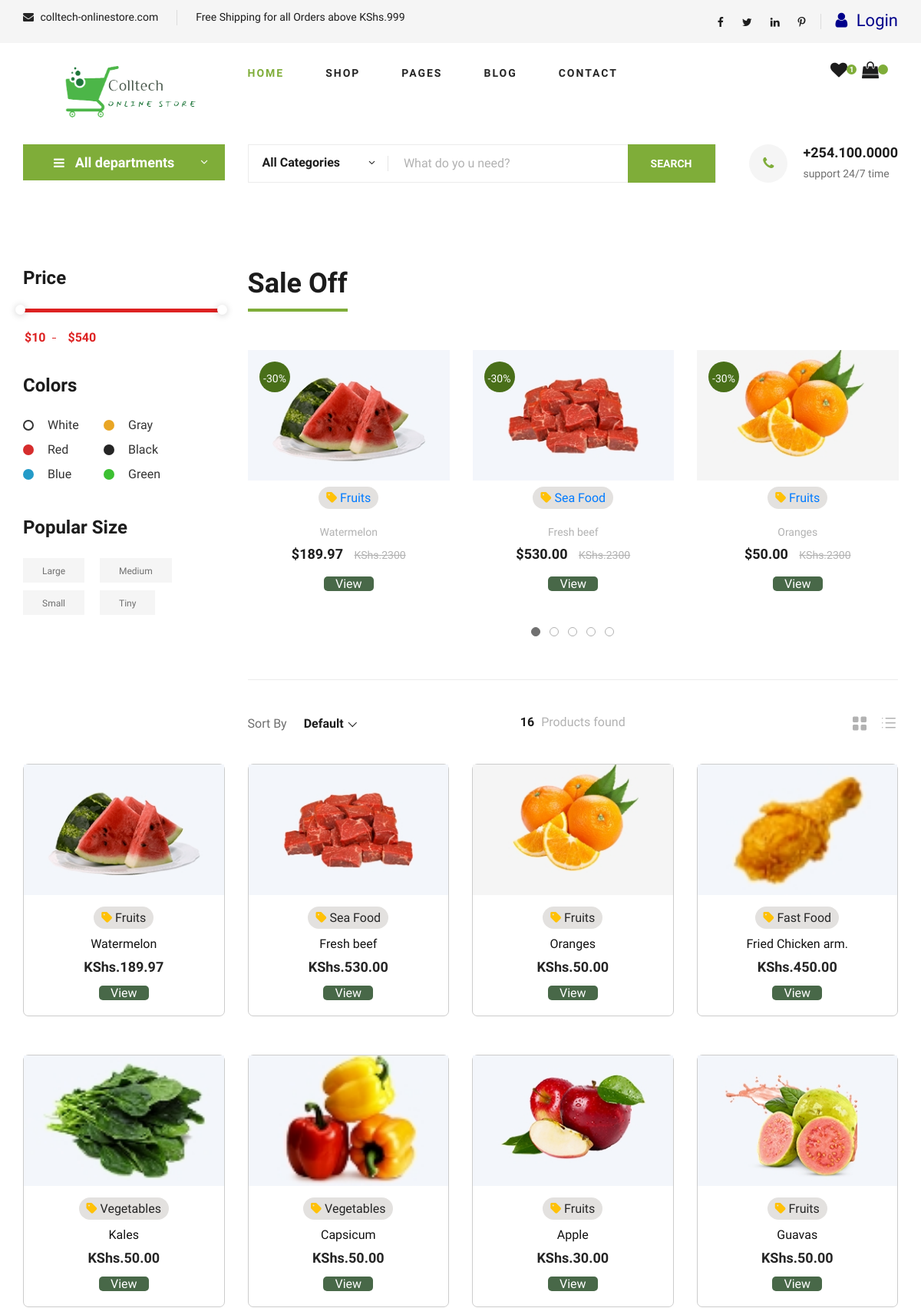
The app's page /shop/ (upper part), older data.
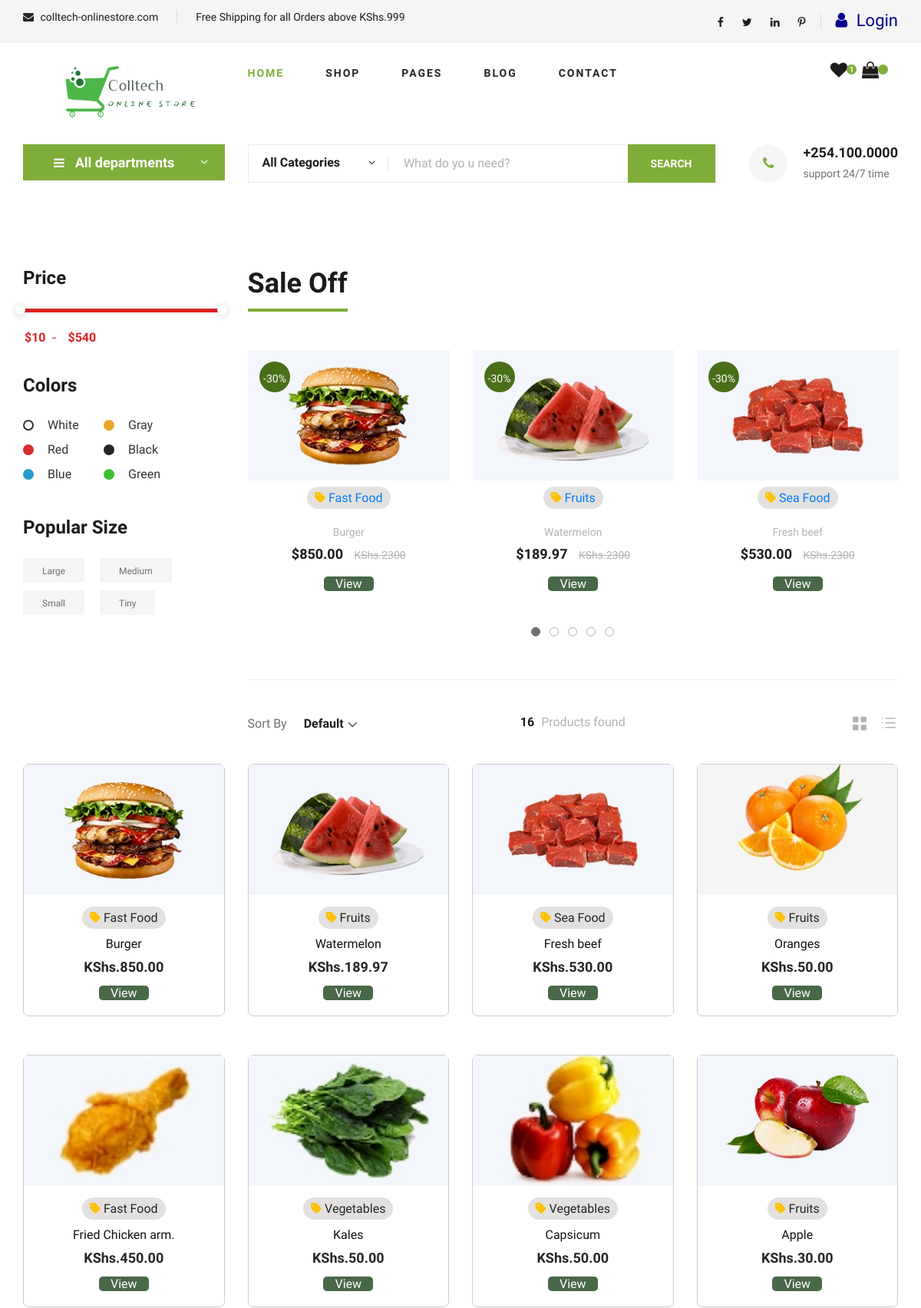
The same page, newer data.
### a_main/models.py (models this page shows, shortened)
class Product(models.Model):
    tags = models.ManyToManyField(Tag, related_name='products')
    image = models.ImageField(upload_to='product_images/')
    name = models.CharField(max_length=255)
    description = models.TextField(null=True, blank=True)
    specifications = models.TextField(max_length=1000, blank=True, null=True)
    price = models.DecimalField(max_digits=10, decimal_places=2)
    availability=models.CharField(max_length=20, choices=[('In Stock', 'In Stock'), ('Out of Stock', 'Out of Stock')])
    stock = models.PositiveIntegerField()
    created_at = models.DateTimeField(auto_now_add=True)
    reviews = models.ManyToManyField('Customer', related_name="reviewedproducts", through="Review")
    seller = models.ForeignKey(User, on_delete=models.CASCADE)
    id = models.CharField(max_length=50, unique=True, blank=True, primary_key=True, default=uuid.uuid4)
    class Meta:
        ordering = ['-created_at']

class Tag(models.Model):
    name = models.CharField(max_length=50)
    slug = models.SlugField(unique=True, max_length=50)
    image = models.ImageField(upload_to='category_images', null=True, blank=True)
    def __str__(self):
        return self.name

### a_main/views.py (the view)
# urls.py: path('shop/', views.shop, name='shop'),
def shop(request):
    categories=Tag.objects.all()
    products = Product.objects.all()
    context = {
        'products': products,
        'categories': categories,
    }
    return render(request, 'a_main/shop-grid.html', context)

### templates/a_main/shop-grid.html (shortened to what the changed rows need)
{% extends 'a_main/base.html' %}
{% load static %}
{% block layout %}
    <section class="product spad">
        <div class="container">
            <div class="row">
                <div class="col-lg-9 col-md-7">
                    <div class="product__discount">
                        <div class="section-title product__discount__title">
                            <h2>Sale Off</h2>
                        </div>
                        <div class="row">
                            <div class="product__discount__slider owl-carousel">
                                {% for product in products %}
                                <div class="col-lg-4">
                                    {% include 'includes/discounted_product.html' %}
                                </div>
                                {% endfor %}
                            </div>
                        </div>
                    </div>
                </div>
            </div>
            <div class="row">
                {% for product in products %}
                {% include 'includes/product.html' %}
                {% endfor %}
            </div>
        </div>
    </section>
{% endblock %}

### templates/includes/discounted_product.html (shortened to what this page needs)
<div class="product__discount__item">
    <div class="product__discount__item__pic set-bg"
        data-setbg="{{product.image.url}}">
        <div class="product__discount__percent">-30%</div>
    </div>
    <div class="d-flex align-items-center justify-content-center mt-2">
        {% for tag in product.tags.all %}
        <h6 class="tag-tab"><i class="fa-solid fa-tag text-warning"></i><a href="{% url 'category' tag.slug %}"> {{ tag }}</a></h6>
        {% endfor %}
    </div>
    <div class="product__discount__item__text">
        <span>{{product.name}}</span>
        <div class="product__item__price">${{product.price}} <span>KShs.2300</span></div>
        <h6 class="view-item"><a style="color:white;" class="view-item-text" href="{% url 'product-details' product.id %}">View</a></h6>
    </div>
</div>

### templates/includes/product.html (shortened to what this page needs)
<div class="col-lg-3 col-md-4 col-sm-6 mix"  >
    <div class="featured__item">
        <div class="featured__item__pic set-bg" data-setbg="{{ product.image.url }}">
        </div>
        <div class="featured__item__text">
            <div class="d-flex align-items-center justify-content-center ">
                {% for tag in product.tags.all %}
                <h6 class="tag-tab"><i class="fa-solid fa-tag text-warning"></i><a href="{% url 'category' tag.slug %}"> {{ tag }}</a></h6>
                {% endfor %}
            </div>
            <h6>{{ product.name }}</h6>
            <h5> KShs.{{ product.price }}</h5>
            <h6 class="view-item"><a style="color:white;" class="view-item-text" href="{% url 'product-details' product.id %}">View</a></h6>
        </div>
    </div>
</div>

Row changes from the older to the newer data that the page shows:
no longer on one of the page's lists (row unchanged): Product: name "Oranges", price "50.00"
no longer on this page (row unchanged): Product: shows a picture, name "Guavas", price "50.00", Tag (name "Fruits"), shown under "16Products found"
added Product: shows a picture, name "Burger", price "850.00", Tag (name "Fast Food")
computed for Product "Oranges": loses Tag (name "Fruits")
